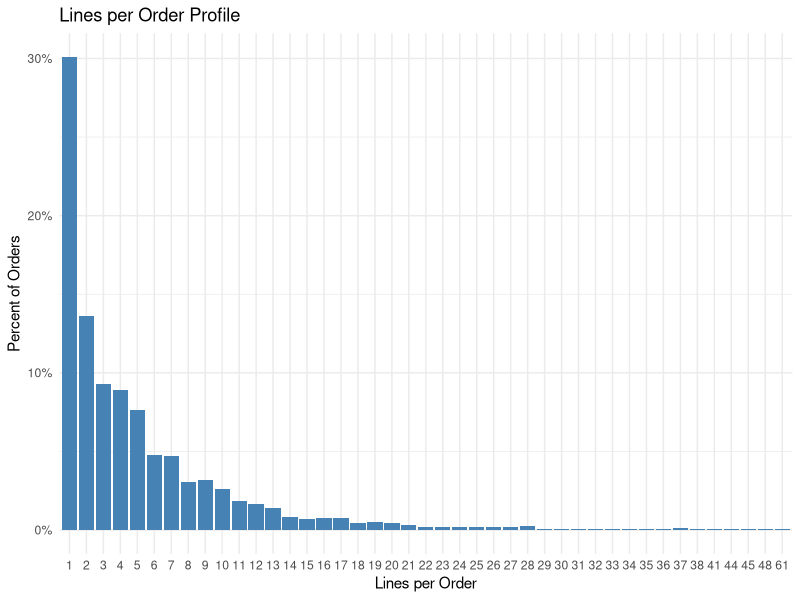
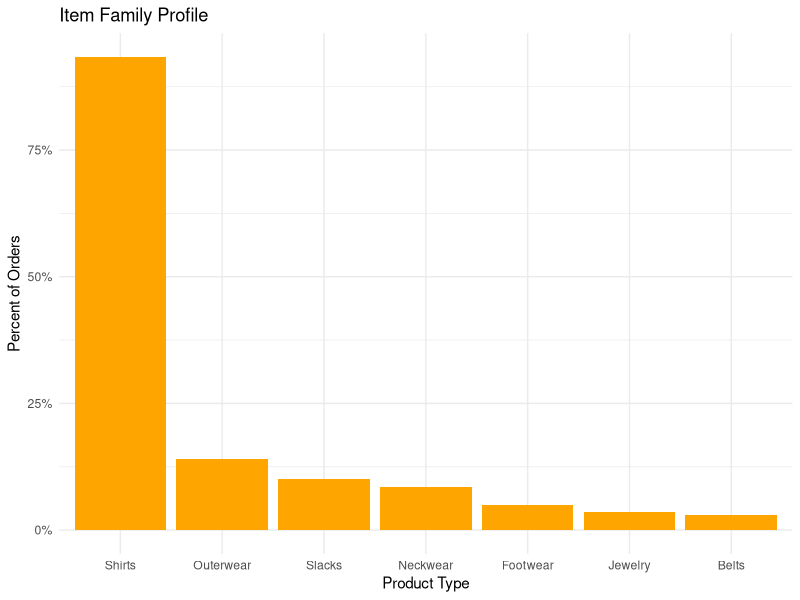
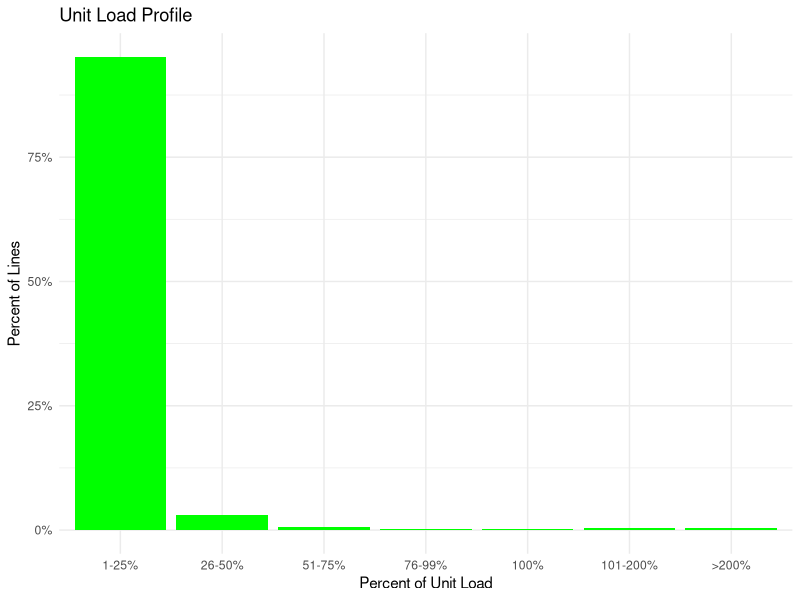

The R script that drew these images, in order:
## ---- chunk 1
library(dplyr)
library(ggplot2)
library(readxl)
## ---- chunk 2
# load and prepare the data
order_data <- read_excel(
  "Order_Profiling_Data.xls.xlsx",
  sheet = "Order Data",
  col_types = c("numeric", "text", "numeric", "text", "numeric")
)

# clean up column names (remove spaces)
order_data <- order_data |>
  rename(
    OrderNumber  = `Order Number`,
    PartNumber   = `Part Number`,
    QtyShipped   = `Qty Shipped`,
    ProductType  = `Product Type`,
    PiecesCarton = `Pieces per Carton`
  )

# explore
# structure and preview
glimpse(order_data)
head(order_data)
nrow(order_data)
## ---- chunk 3
# profile 1: demand profile (aka item activity profile)

# 1)total shipped per SKU, ranked high to low
demand_profile <- order_data |>
  group_by(PartNumber) |>
  summarize(TotalQty = sum(QtyShipped, na.rm = TRUE), .groups = "drop") |>
  arrange(desc(TotalQty)) |>
  mutate(
    SKU_Rank     = row_number(),
    CumQty       = cumsum(TotalQty),
    PctTotalSKUs = SKU_Rank / n(),
    PctTotalQty  = CumQty / sum(TotalQty)
  )
## ---- chunk 4
# profile 2: lines-per-order profile

# count lines in each order
lines_per_order <- order_data |>
  group_by(OrderNumber) |>
  summarize(LinesPerOrder = n(), .groups = "drop")

# convert to distribution
# x = lines per order, y = % of orders
lines_profile <- lines_per_order |>
  count(LinesPerOrder, name = "NumOrders") |>
  arrange(LinesPerOrder) |>
  mutate(PctOrders = NumOrders / sum(NumOrders))

ggplot(lines_profile, aes(x = factor(LinesPerOrder), y = PctOrders)) +
  geom_col(fill = "steelblue") +
  labs(
    title = "Lines per Order Profile",
    x = "Lines per Order",
    y = "Percent of Orders"
  ) +
  scale_y_continuous(labels = scales::percent_format(accuracy = 1)) +
  theme_minimal()
## ---- chunk 5
# profile 3: item family profile
# each order can include a product family at most once in this table
order_family <- order_data |>
  distinct(OrderNumber, ProductType)

item_family_profile <- order_family |>
  count(ProductType, name = "NumOrders") |>
  mutate(PctOrders = NumOrders / n_distinct(order_data$OrderNumber)) |>
  arrange(desc(PctOrders))

ggplot(item_family_profile,
       aes(x = reorder(ProductType, -PctOrders), y = PctOrders)) + geom_col(fill = "orange") +
  labs(title = "Item Family Profile", x = "Product Type", y = "Percent of Orders") +
  scale_y_continuous(labels = scales::percent_format(accuracy = 1)) +
  theme_minimal()
## ---- chunk 6
# profile 4: unit load profile

# unit load percent by line = qty shipped / pieces per carton
unit_load_lines <- order_data |>
  mutate(UnitLoadPct = QtyShipped / PiecesCarton) |>
  mutate(
    UnitLoadBin = case_when(
      UnitLoadPct <= 0 ~ "0%",
      UnitLoadPct <= 0.25 ~ "1-25%",
      UnitLoadPct <= 0.50 ~ "26-50%",
      UnitLoadPct <= 0.75 ~ "51-75%",
      UnitLoadPct < 1 ~ "76-99%",
      UnitLoadPct == 1 ~ "100%",
      UnitLoadPct <= 2 ~ "101-200%",
      TRUE ~ ">200%"
    )
  )

unit_load_profile <- unit_load_lines |>
  count(UnitLoadBin, name = "NumLines") |>
  mutate(PctLines = NumLines / sum(NumLines)) |>
  mutate(UnitLoadBin = factor(
    UnitLoadBin,
    levels = c("0%", "1-25%", "26-50%", "51-75%", "76-99%", "100%", "101-200%", ">200%")
  )) |>
  arrange(UnitLoadBin)

ggplot(unit_load_profile, aes(x = UnitLoadBin, y = PctLines)) +
  geom_col(fill = "green") +
  labs(
    title = "Unit Load Profile",
    x = "Percent of Unit Load",
    y = "Percent of Lines"
  ) +
  scale_y_continuous(labels = scales::percent_format(accuracy = 1)) +
  theme_minimal()

# summary tables
lines_profile
item_family_profile
unit_load_profile
